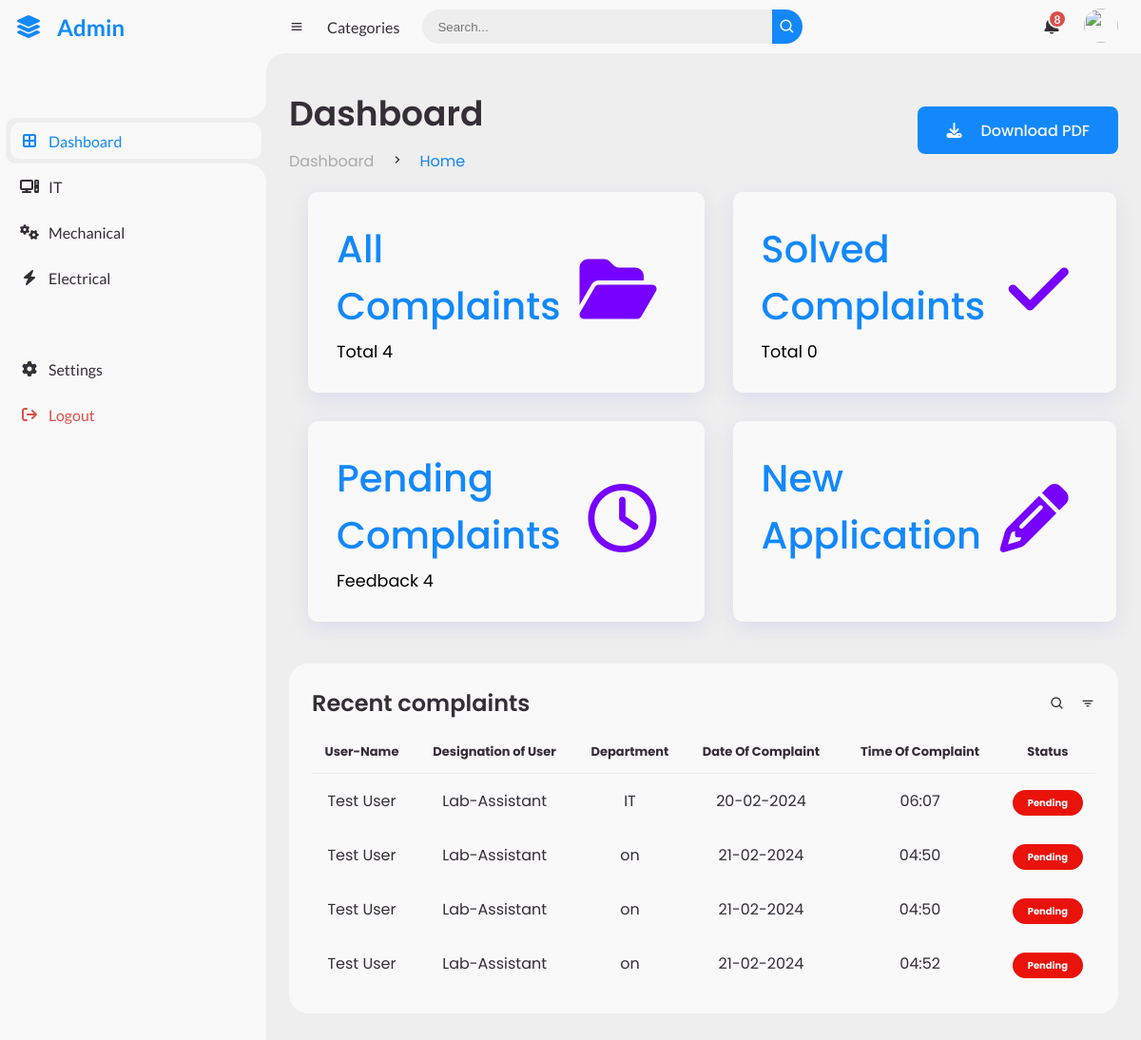
Screenshot of / (signed in) with the database file from the repository.
### app.py (models this page shows, shortened)
class Report(db.Model):
    Rid = db.Column(db.Integer, primary_key=True, autoincrement=True)
    description = db.Column(db.Text, nullable=False)
    date = db.Column(db.DateTime, default=datetime.utcnow, nullable=False)
    location = db.Column(db.String(255), nullable=False)
    _5stag = db.Column(db.String(255), nullable=False)
    department = db.Column(db.String(255), nullable=False)
    problem_type = db.Column(db.String(255),nullable=False)
    note = db.Column(db.String(255), nullable=True)
    solved_date = db.Column(db.DateTime, nullable=True)
    solver_id = db.Column(db.Integer, db.ForeignKey('user.Uid'), nullable=True)
    solver = db.relationship('User', foreign_keys=[solver_id], backref='solved_reports', lazy=True)
    Uid = db.Column(db.Integer, db.ForeignKey('user.Uid'), nullable=False)
    user = db.relationship('User', foreign_keys=[Uid], backref='reports', lazy=True)

class User(db.Model, UserMixin):
    Uid = db.Column(db.Integer, primary_key=True, autoincrement=True)
    Name = db.Column(db.String(255), nullable=False)
    email = db.Column(db.String(255), nullable=False, unique=True)
    password = db.Column(db.String(255), nullable=False)
    department = db.Column(db.String(255))
    designation = db.Column(db.String(255))
    roll = db.Column(db.String(255))

### app.py (the view)
@app.route('/')
@login_required
def dashboard():
    if current_user.roll == 'Maintenance':
        reports = Report.query.filter_by(department=current_user.department).all()
        total_reports = Report.query.filter_by(department=current_user.department).count()
        pending_reports = Report.query.filter_by(department=current_user.department, solved_date=None).count()
        solved_reports = Report.query.filter_by(department=current_user.department).filter(Report.solved_date.isnot(None)).count()
    elif current_user.roll == 'Super Admin':
        reports = Report.query.all()
        total_reports = Report.query.count()
        pending_reports = Report.query.filter_by(solved_date=None).count()
        solved_reports = Report.query.filter(Report.solved_date.isnot(None)).count()
    else:
        reports = Report.query.filter_by(Uid=current_user.Uid).all()
        total_reports = Report.query.filter_by(Uid=current_user.Uid).count()
        pending_reports = Report.query.filter_by(Uid=current_user.Uid, solved_date=None).count()
        solved_reports = Report.query.filter_by(Uid=current_user.Uid).filter(Report.solved_date.isnot(None)).count()
    return render_template('dashboard.html', reports=reports, total_reports=total_reports, pending_reports=pending_reports, solved_reports=solved_reports)

### app.py (called while the page is built)
@login_manager.user_loader
def load_user(user_id):
    return User.query.get(int(user_id))

### templates/dashboard.html (shortened to what this page needs)
<!DOCTYPE html>
<html lang="en">
<head>
	<link href='https://unpkg.com/boxicons@2.0.9/css/boxicons.min.css' rel='stylesheet'><link rel="stylesheet" href="https://cdnjs.cloudflare.com/ajax/libs/font-awesome/6.5.1/css/all.min.css" />
	<link rel="stylesheet" href="{{ url_for('static', filename='deshboard_style.css') }}">
</head>
<body>
	<section id="sidebar">
		<a href="#" class="brand">
			<i class="fa-solid fa-layer-group"></i>
			<span class="text">Admin</span>
		</a>
		<ul class="side-menu top">
			<li class="active">
				<a href="#">
					<i class="fa-solid fa-border-all"></i>
					<span class="text">Dashboard</span>
				</a>
			</li>
			<li>
				<a href="#">
					<i class="fa-solid fa-computer"></i>
					<span class="text">IT</span>
				</a>
			</li>
			<li>
				<a href="#">
					<i class="fa-solid fa-gears"></i>
					<span class="text">Mechanical</span>
				</a>
			</li>
			<li>
				<a href="#">
					<i class="fa-solid fa-bolt"></i>
					<span class="text">Electrical</span>
				</a>
			</li>
		</ul>
		<ul class="side-menu">
			<li>
				<a href="#">
					<i class="fa-solid fa-gear"></i>
					<span class="text">Settings</span>
				</a>
			</li>
			<li>
				<a href="{{ url_for('logout') }}"  class="logout">
					<i class="fa-solid fa-arrow-right-from-bracket"></i>
					<span class="text">Logout</span>
				</a>
			</li>
		</ul>
	</section>
	<section id="content">
		<nav>
			<i class='bx bx-menu' ></i>
			<a href="#" class="nav-link">Categories</a>
			<form action="#">
				<div class="form-input">
					<input type="search" placeholder="Search...">
					<button type="submit" class="search-btn"><i class='bx bx-search' ></i></button>
				</div>
			</form>
			<a href="#" class="notification">
				<span class="num">8</span>
			</a>
			<a href="#" class="profile">
				<img src="img/people.png">
			</a>
		</nav>
		<main>
			<div class="head-title">
				<div class="left">
					<h1>Dashboard</h1>
					<ul class="breadcrumb">
						<li>
							<a href="#">Dashboard</a>
						</li>
						<li><i class='bx bx-chevron-right' ></i></li>
						<li>
							<a class="active" href="#">Home</a>
						</li>
					</ul>
				</div>
				<a href="{{ url_for('download_excel') }}" class="btn-download">
				<i class="fa-solid fa-download"></i></i>
					<span class="text">Download PDF</span>
				</a>
			</div>
			  <div class="cardBox">
                <div id="all-Complaints" class="card">
                    <div>
                        <div class="numbers">All <br> Complaints</div>
                        <div class="cardName">Total {{ total_reports }}</div>
                    </div>
                    <div class="iconBx">
                        <ion-icon name="eye-outline"><i class="fa-solid fa-folder-open"></i></ion-icon>
                    </div>
                </div>
                <div id="Solved" class="card">
                    <div>
                        <div class="numbers">Solved <br> Complaints</div>
                        <div class="cardName">Total  {{ solved_reports }}</div>
                    </div>
                    <div class="iconBx">
                        <ion-icon name="cart-outline"><i class="fa-solid fa-check"></i></ion-icon>
                    </div>
                </div>
                <div id="Pending" class="card" onchange="pendingList()">
                    <div>
                        <div class="numbers">Pending <br> Complaints</div>
                        <div class="cardName">Feedback {{ pending_reports }}</div>
                    </div>
                    <div class="iconBx">
                        <ion-icon name="chatbubbles-outline"><i class="fa-regular fa-clock"></i></ion-icon>
                    </div>
                </div>
					<div class="card" onclick="window.location.href='{{ url_for("report") }}';">
						<div>
							<div class="numbers">New <br> Application</div>
						</div>
						<div class="iconBx">
							<ion-icon name="eye-outline"><i class="fa-solid fa-pencil"></i></ion-icon>
						</div>
					</div>
                </div>
			<div class="table-data">
				<div class="order">
					<div class="head">
						<h3>Recent complaints</h3>
						<i class='bx bx-search' ></i>
						<i class='bx bx-filter' ></i>
					</div>
					<table>
						<thead>
							<tr>
								<th>User-Name</th>
								<th>Designation of User</th>
								<th>Department</th>
								<th>Date Of Complaint</th>
								<th>Time Of Complaint</th>
								<th>Status </th>
							</tr>
						</thead>
						<tbody>
							{% for report in reports %}
							<tr onclick="window.location.href='{{ url_for("report_details", report_id=report.Rid) }}';">
								<td>{{ report.user.Name }}</td>
								<td>Lab-Assistant </td>
								<td>{{ report.department }}</td>
								<td>{{ report.date.strftime('%d-%m-%Y') }}</td>
								<td>{{ report.date.strftime('%H:%M') }}</td>
								<td><span class="status {% if report.solved_date %} completed {% else %} pending {% endif %}"> {% if report.solved_date %} Completed {% else %} Pending {% endif %}</span></td>
							</tr>
							{% endfor %}
						</tbody>
					</table>
				</div>
			</div>
		</main>
	</section>
</body>
</html>

### rows the page displays
Report: user.Name "Test User", department "IT", date "20-02-2024", date "06:07", shows "Pending"
Report: user.Name "Test User", department "on", date "21-02-2024", date "04:50", shows "Pending"
Report: user.Name "Test User", department "on", date "21-02-2024", date "04:50", shows "Pending"
Report: user.Name "Test User", department "on", date "21-02-2024", date "04:52", shows "Pending"

### other values shown
{{ total_reports }} "4"
{{ solved_reports }} "0"
{{ pending_reports }} "4"
